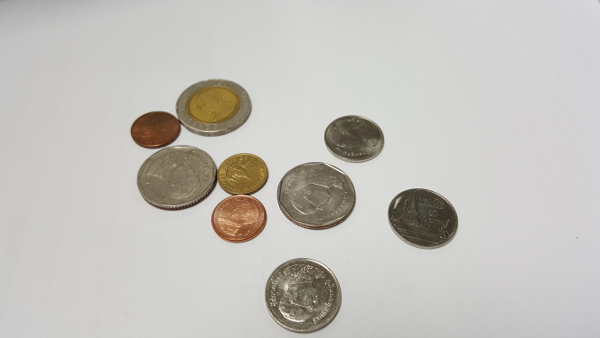
#> input picture lab/lab7/assets/Lab7-SampleCoins.jpg, 600 x 338 px
$ jupyter execute 'Lab 7 - Simple Object Recognition.ipynb'   (shell and % lines are left out)   (older library calls are emulated)
#> lines starting #> are read from the running program, lines starting #| are printed output that depends on the picture; after the words box and inside, x2 and y2 are one past the last pixel; in counts of white or black regions, pixels touching at a corner belong together
# 2110433 - Computer Vision (2024/2)
## Lab 7- Simple Object Recognition
In this lab, we will learn to use useful  handcrafted features to recognize objects in the provied images. This notebook includes both coding and written questions. Please hand in this notebook file with all outputs and your answer

<b>Collaboration is encouraged in this course.</b> You must turn in <b>your own write ups</b> of all problems. If you collaborate with others, you must put the names and ids of the students you worked with in below block.

Collaboration List:
- ...
- ...

[cell 1]
import cv2
import math
import numpy as np
import random as rng
from matplotlib import pyplot as plt
from ipywidgets import interact
import ipywidgets as widgets
from IPython.display import display, HTML, clear_output

## Maker Based Segmentation

In this section, we will learn how to apply a classic segmentation algorithm named <b>watershed</b>. This algorithm can be used to detect and extract objects in images that are <b>touching and/or overlapping</b> (like RBC in previous Lab!).

Assume that we want to build an application to count coins value from the following image. First of all, we need to segment each coins in to a individual connected component.

[cell 2]
sampleCoinImage = cv2.imread("./assets/Lab7-SampleCoins.jpg")
#> sampleCoinImage is the input picture: shape (338, 600, 3); mean B, G, R 188.5, 193.3, 195.8
sampleCoinGray = cv2.cvtColor(sampleCoinImage, cv2.COLOR_BGR2GRAY)
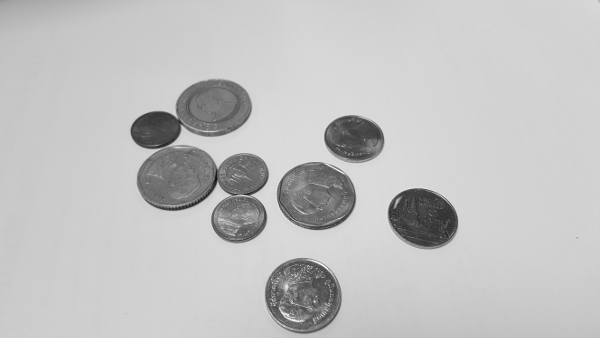
#> sampleCoinGray: shape (338, 600); min 13, max 254, mean 193.6
tempImage = cv2.cvtColor(sampleCoinImage, cv2.COLOR_BGR2RGB)
plt.figure(figsize=(10, 10))
#> (this line was passed over: IPython is not available in this run)
plt.title("Thai Coins")
#> (this line was passed over: IPython is not available in this run)
plt.imshow(tempImage)
#> (this line was passed over: IPython is not available in this run)
#> the sliders are set to thresholdEdgeVal = 1
plt.show()

The following blocks try to use edge information from previous lecture to seperate coins image into individual coin.
Standard Sobel operator is used to extract edge information and only strong edge pixels are kept based on defined threshold. Try to adjust the edge threshold value to seperate each coin from others

[cell 3]
def extractSobelEdge(thresholdEdgeVal):
#> called with thresholdEdgeVal = 1
    sampleCoinGrayBlur = cv2.blur(sampleCoinGray, (15, 15))
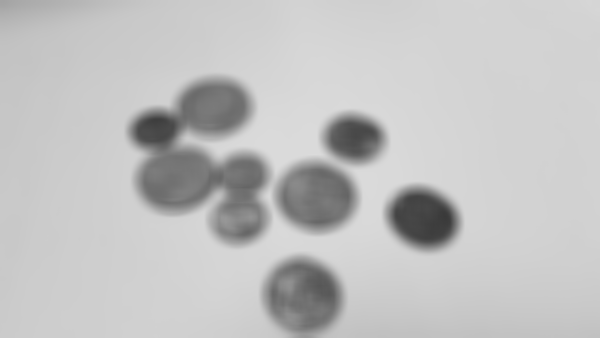
#> sampleCoinGrayBlur: shape (338, 600); min 57, max 219, mean 193.6
    sobelX = np.uint8(np.absolute(cv2.Sobel(sampleCoinGrayBlur, cv2.CV_64F, 1, 0, ksize=3)))
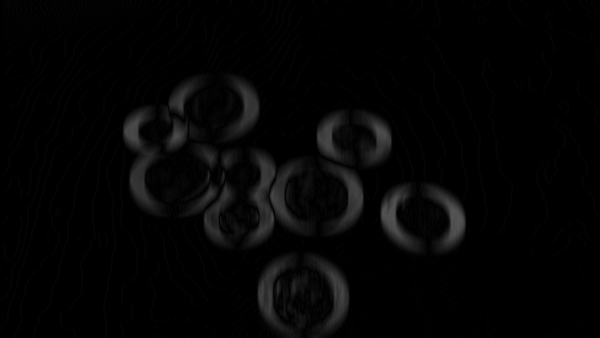
#> sobelX: shape (338, 600); min 0, max 84, mean 4.5
    sobelY = np.uint8(np.absolute(cv2.Sobel(sampleCoinGrayBlur, cv2.CV_64F, 0, 1, ksize=3)))
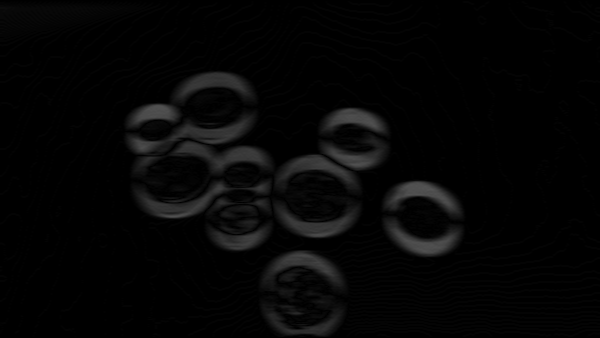
#> sobelY: shape (338, 600); min 0, max 84, mean 5.4
    sobelXY = (sobelX + sobelY) > thresholdEdgeVal
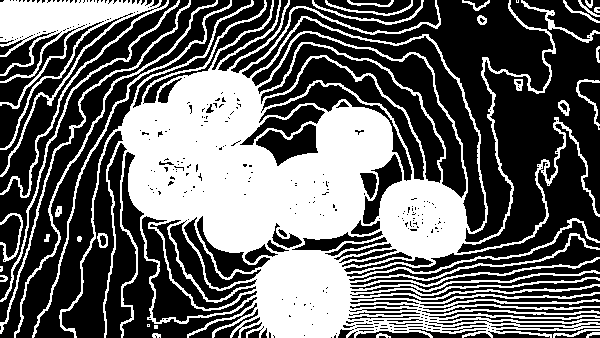
#> sobelXY: shape (338, 600) bool; 40.5% white; 34 white regions (4 under 20 px), largest, box (x1, y1, x2, y2) and area: (59, 0, 600, 338) 68233, (0, 0, 169, 198) 6937, (14, 0, 218, 338) 1135
    plt.figure(figsize=(10, 10))
#> (this line was passed over: IPython is not available in this run)
    plt.title("Edge Image")
#> (this line was passed over: IPython is not available in this run)
    plt.imshow(sobelXY, cmap="gray")
#> (this line was passed over: IPython is not available in this run)
    plt.show()


interact(extractSobelEdge, thresholdEdgeVal=widgets.IntSlider(min=0, max=255, step=1, value=1))

You can see from the above threshold edge map, even we selects a precise edge threshold, we cannot segment connected coins into individual one. In order to use watershed algorithm, markers muse be place at the corresponded location of the objects in our image. The markers can be either manual define or calculate from various image processing techniques. We will start from using <a href="https://docs.opencv.org/3.4.2/d7/d4d/tutorial_py_thresholding.html">automatic Otsu thesholding</a>.

[cell 4]
sampleCoinGrayBlur = cv2.medianBlur(sampleCoinGray, 13)
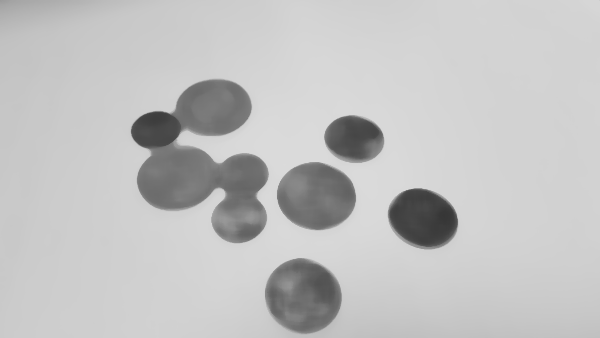
#> sampleCoinGrayBlur: shape (338, 600); min 54, max 219, mean 193.9
_, thresholdCoinImage = cv2.threshold(sampleCoinGrayBlur, 0, 255, cv2.THRESH_BINARY_INV + cv2.THRESH_OTSU)
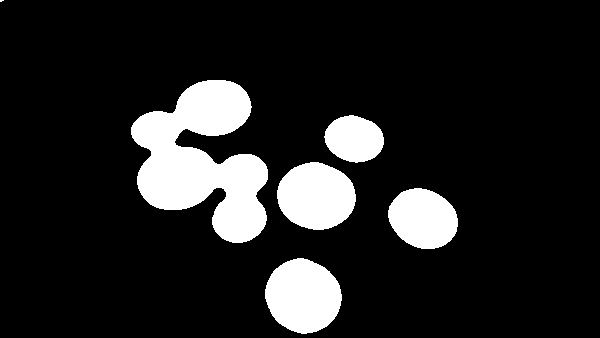
#> thresholdCoinImage: shape (338, 600); 13.2% white; 6 white regions (1 under 20 px), largest, box (x1, y1, x2, y2) and area: (131, 80, 268, 243) 12883, (265, 258, 342, 334) 4414, (277, 162, 356, 230) 4136, (388, 188, 458, 249) 3257, (324, 115, 384, 163) 2159

plt.imshow(thresholdCoinImage, cmap="gray")
#> (this line was passed over: IPython is not available in this run)
plt.show()
